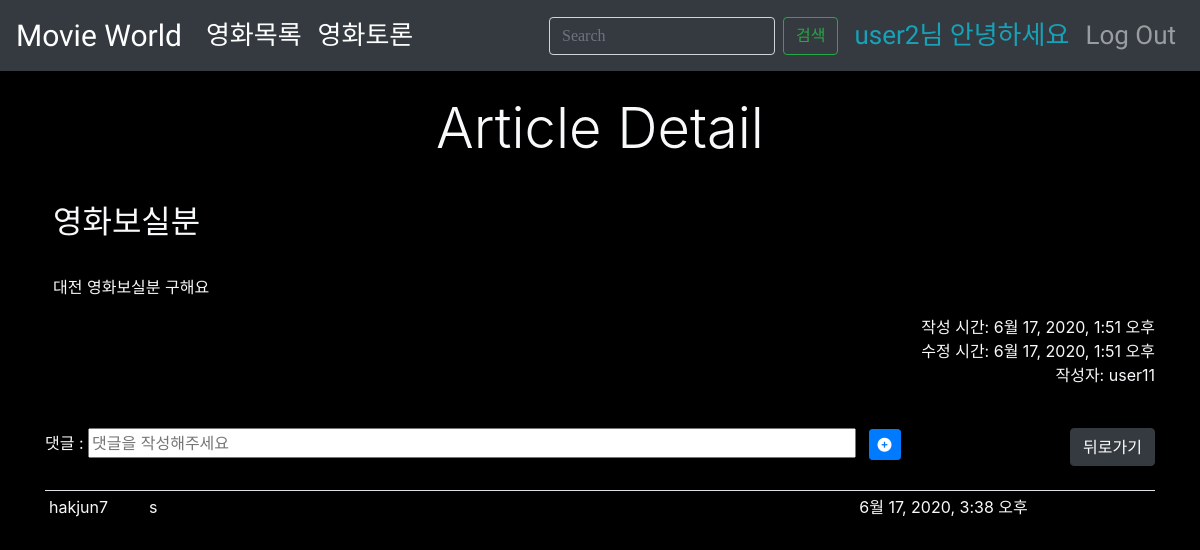
The app's page /articles/11/ (signed in) with its own data.
### accounts/models.py (models this page shows)
class User(AbstractUser):
    is_adult = models.BooleanField(default=False)
    genre = models.ManyToManyField(Genre, related_name="user")

### articles/models.py (models this page shows)
class Article(models.Model):
    user = models.ForeignKey(settings.AUTH_USER_MODEL, on_delete=models.CASCADE)
    title = models.CharField(max_length=100)
    content = models.TextField()
    created_at = models.DateTimeField(auto_now_add=True)
    updated_at = models.DateTimeField(auto_now=True)

class Comment(models.Model):
    user = models.ForeignKey(settings.AUTH_USER_MODEL, on_delete=models.CASCADE)
    article = models.ForeignKey(Article, on_delete=models.CASCADE)
    content = models.CharField(max_length=200)
    created_at = models.DateTimeField(auto_now_add=True)
    updated_at = models.DateTimeField(auto_now=True)

### articles/views.py (the view)
# urls.py: path('<int:article_pk>/',views.detail_article,name='detail_article'),
@login_required
def detail_article(request, article_pk):
    article = get_object_or_404(Article, pk=article_pk)
    comment_form = CommentForm()
    comments = article.comment_set.all()
    context = {
        'article': article,
        'comment_form': comment_form,
        'comments': comments,
    }
    return render(request, 'articles/article_detail.html', context)

### articles/forms.py
class CommentForm(forms.ModelForm):
    content = forms.CharField(
        max_length=100,
        label='',
        widget=forms.TextInput(attrs={
            'placeholder': '댓글을 작성해주세요',
            'size':70
        }))
    class Meta:
        model = Comment
        fields = ['content']

### articles/templates/articles/article_detail.html (shortened to what this page needs)
{% extends 'base.html' %}
{% block content %}
  <div id="articles" class="mt-4">
    <h2 class='mb-4 text-center display-4'>Article Detail</h2>
    <hr>
    <h2 class='ml-2'>{{ article.title }}</h2>
    <hr class="mb-0">
    <p class='ml-2 mt-3'>{{ article.content }}</p>
    <div class="text-right">
      <p class="mb-0">작성 시간: {{ article.created_at }}</p>
      <p class="mb-0">수정 시간: {{ article.updated_at }}</p>
      <p class="mb-0">작성자: {{ article.user }}</p>
    </div>
    <hr>
    {% if request.user.is_authenticated %}
    <div class='d-flex justify-content-between mt-4'>
      <form action="{% url 'articles:create_comment' article.pk %}" method="POST">
            <p class="mb-1">댓글 : {{ comment_form }} <button class='ml-2 btn btn-primary btn-sm'><i class="fas fa-plus-circle"></i></button></p>
      </form>
      <a href="{% url 'articles:index' %}" class="btn btn-dark ">뒤로가기</a>
    </div>
      <br>
    {% endif %}
    <table class="table">
      {% for comment in comments %}
      <tbody>
        <tr class="text-light">
          <td style="width: 9%" class='p-1'>{{ comment.user.username }}</td>
          <td style="width: 64%" class='p-1'>{{ comment.content }}</td>
          <td style="width: 19%" class='p-1'>{{ comment.created_at}}</td>
          {% if comment.user == request.user %}
          <td style="width: 4%" class='p-1'>
            <a href="{% url 'articles:update_comment' article.pk comment.pk %}" class="btn btn-warning btn-sm " alt="수정"><i class="far fa-edit"></i></a>
          </td>
          <td style="width: 4%" class='p-1'>
            <form action="{% url 'articles:delete_comment' article.pk comment.pk %}" method="POST">
                  {% csrf_token %}
                  <button class='btn btn-danger btn-sm mr-1'><i class="far fa-trash-alt"></i></button>
            </form>
          </td>
          {% else %}
          <td></td>
          <td></td>
          {% endif %}
        </tr>
      </tbody>
      {% endfor %}
    </table>
  </div>
{% endblock %}

### templates/base.html (shortened to what this page needs)
<!DOCTYPE html>
<html lang="en">
<head>
    <link rel="stylesheet" href="https://stackpath.bootstrapcdn.com/bootstrap/4.5.0/css/bootstrap.min.css">
</head>
<body style='background-color: black;' class='text-light'>
    <nav class="navbar navbar-expand-lg navbar-dark bg-dark">
      <a id="navworld" class="navbar-brand" href="{% url 'movies:index' %}">Movie World</a>
      <div class="collapse navbar-collapse" id="navbarNav">
        <ul class="navbar-nav">
          <li class="nav-item active">
            <a class="nav-link" href="{% url 'movies:index' %}">영화목록</a>
          </li>
          <li class="nav-item active">
            <a class="nav-link" href="{% url 'articles:index' %}">영화토론</a>
          </li>
        </ul>
        <ul class="navbar-nav ml-auto">
          <form action="{% url 'movies:movie_search' %}" class="form-inline my-2 my-lg-0">
            <input id="searchbar" class="form-control mr-sm-2 bg-dark text-light" type="search" placeholder="Search" aria-label="Search" name="movie_name" value="{{ movie_name }}">
            <button class="btn btn-outline-success my-2 my-sm-0 mr-2" type="submit">검색</button>
          </form>
          <li class="nav-item">
            {% if user.is_authenticated %}
            <li class="nav-item">
              <a class="nav-link disabled text-info">{{ user.username }}님 안녕하세요</a>
            </li>
            <li class="nav-item">
              <a class="nav-link" href="{% url 'accounts:logout' %}">Log Out</a>
            </li>
            {% endif %}
        </ul>
      </div>
    </nav>
    <div class='container'>
    {% block content %}
    {% endblock %}
    </div>
</body>
</html>

### templates/base.html (style rules this page uses)
nav { font-family: 'East Sea Dokdo', cursive; font-size: 26px; }
#navworld { font-family: 'Metal Mania', cursive; font-size: 30px; }
#searchbar { font-family: 'Search'; }

### records on screen
User: username "user2"
Article: title "영화보실분", content "대전 영화보실분 구해요", created_at "6월 17, 2020, 1:51 오후", updated_at "6월 17, 2020, 1:51 오후", user "user11"
Comment: user.username "hakjun7", content "s", created_at "6월 17, 2020, 3:38 오후"
